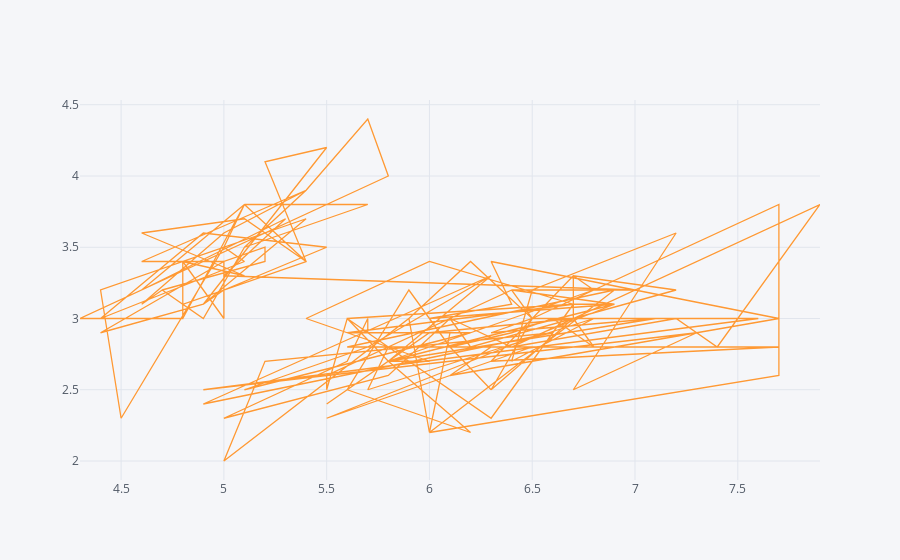

Notebook cell for this chart:
### Markdown cell above
> ### ***Scatter PLot***

### Code cell
df.iplot(x = 'sepal_length', y='sepal_width', kind='scatter')

### Figure 1 — Plotly figure (JSON) as saved in the notebook; plotly's stock layout.template omitted (floating-point values rounded to 4 significant figures; data arrays with more than 128 entries replaced by an {"elided": "..."} marker saying what was removed)
{"data": [{"line": {"color": "rgba(255, 153, 51, 1.0)", "dash": "solid", "shape": "linear", "width": 1.3}, "mode": "lines", "name": "sepal_width", "text": "", "type": "scatter", "x": {"elided": "150 float values"}, "y": {"elided": "150 float values"}}], "layout": {"legend": {"bgcolor": "#F5F6F9", "font": {"color": "#4D5663"}}, "paper_bgcolor": "#F5F6F9", "plot_bgcolor": "#F5F6F9", "title": {"font": {"color": "#4D5663"}}, "xaxis": {"gridcolor": "#E1E5ED", "showgrid": true, "tickfont": {"color": "#4D5663"}, "title": {"font": {"color": "#4D5663"}, "text": ""}, "zerolinecolor": "#E1E5ED"}, "yaxis": {"gridcolor": "#E1E5ED", "showgrid": true, "tickfont": {"color": "#4D5663"}, "title": {"font": {"color": "#4D5663"}, "text": ""}, "zerolinecolor": "#E1E5ED"}}}
